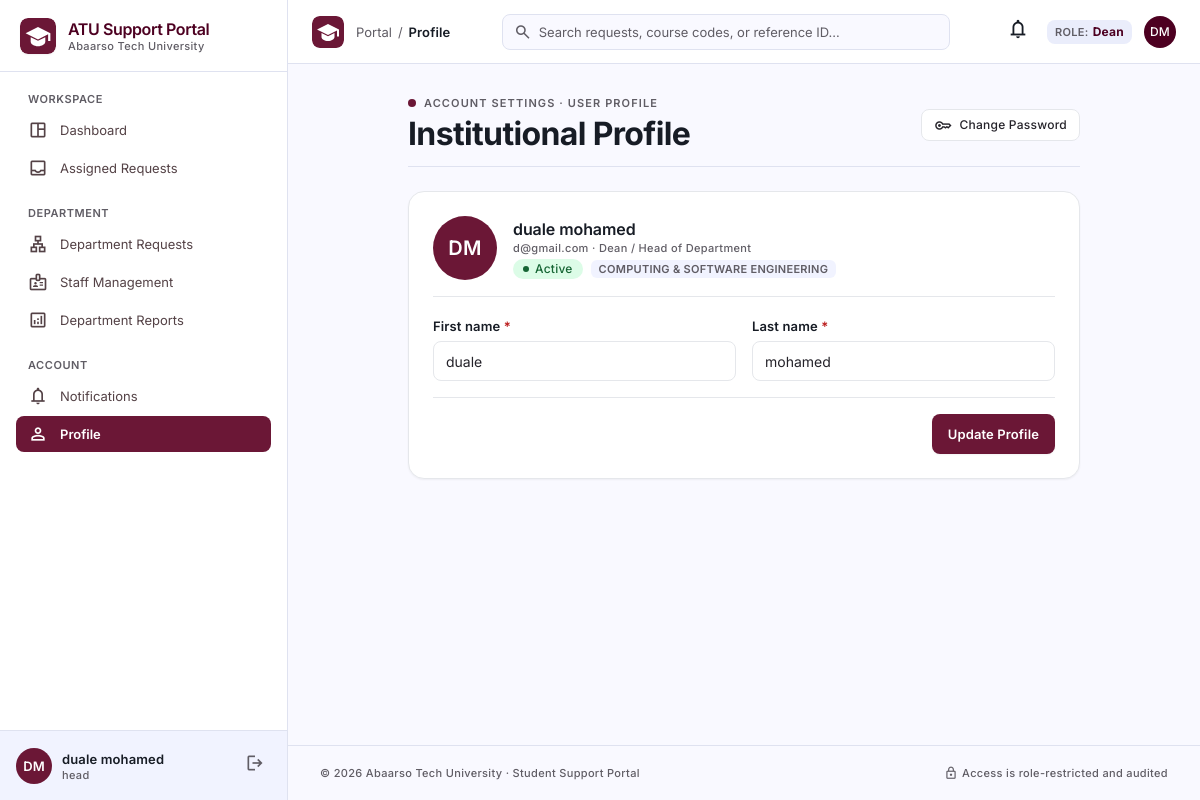
Page /account/profile/ (signed in) on the committed database.
### core/models.py (models this page shows, shortened)
class SiteSettings(models.Model):
    portal_name = models.CharField(max_length=120, default="ATU Support Portal")
    current_term = models.CharField(max_length=60, default="Fall 2026")
    support_email = models.EmailField(default="info@abaarsotechuniversity.org")
    support_hours = models.CharField(max_length=120, default="Sun – Thu: 8:00 AM – 4:30 PM")
    support_location = models.CharField(max_length=200, default="Building A, Academic Services Wing, Room 104")
    sla_days_absence = models.PositiveSmallIntegerField("Absence & leave SLA (days)", default=2)
    sla_days_problem = models.PositiveSmallIntegerField("Student problem SLA (days)", default=5)
    sla_days_late_class = models.PositiveSmallIntegerField("Late class SLA (days)", default=3)
    max_upload_mb = models.PositiveSmallIntegerField("Maximum upload size (MB)", default=10)
    staff_can_decide_absence = models.BooleanField(
        "Department staff may approve/reject absence & leave requests",
        default=False,
        help_text="If off, only deans/heads, the Academic Office and Student Affairs may record decisions.",
    )
    director_can_view_confidential = models.BooleanField(
        "Director of Student Affairs may view confidential cases in other departments",
        default=False,
        help_text="Enable only if university policy authorizes it.",
    )
    max_active_requests_per_student = models.PositiveSmallIntegerField(
        "Max active requests per student",
        default=2,
        help_text="Maximum open requests allowed per student concurrently (default: 2). Set to 0 for unlimited.",
    )
    absence_requires_document = models.BooleanField(
        "Require supporting document for absence/leave",
        default=True,
        help_text="Require students to attach official documentation (medical slip, letter) when submitting absence requests.",
    )
    block_overlapping_absence = models.BooleanField(
        "Block overlapping absence requests",
        default=True,
        help_text="Prevent students from filing duplicate absence requests covering dates already in progress or approved.",
    )
    updated_at = models.DateTimeField(auto_now=True)
    updated_by = models.ForeignKey(settings.AUTH_USER_MODEL, null=True, blank=True, on_delete=models.SET_NULL)
    class Meta:
        verbose_name = "system settings"
        verbose_name_plural = "system settings"
    @classmethod
    def load(cls):
        obj, _ = cls.objects.get_or_create(pk=1)
        return obj

### accounts/models.py (models this page shows, shortened)
class User(AbstractUser):
    class Role(models.TextChoices):
        STUDENT = "student", "Student"
        STAFF = "staff", "Department Staff"
        DEAN = "dean", "Dean / Head of Department"
        ACADEMIC = "academic", "Academic Office"
        DIRECTOR = "director", "Director of Student Affairs"
        SUPERUSER = "superuser", "System Administrator"
    class Status(models.TextChoices):
        PENDING = "pending", "Pending Validation"
        ACTIVE = "active", "Active"
        SUSPENDED = "suspended", "Suspended"
        DEACTIVATED = "deactivated", "Deactivated"
        REJECTED = "rejected", "Rejected"
    email = models.EmailField("institutional email", unique=True)
    role = models.CharField(max_length=20, choices=Role.choices, default=Role.STUDENT, db_index=True)
    department = models.ForeignKey(
        Department, null=True, blank=True, on_delete=models.SET_NULL, related_name="members"
    )
    account_status = models.CharField(max_length=20, choices=Status.choices, default=Status.PENDING, db_index=True)
    must_change_password = models.BooleanField(default=False)
    created_by = models.ForeignKey("self", null=True, blank=True, on_delete=models.SET_NULL, related_name="+")
    validated_by = models.ForeignKey("self", null=True, blank=True, on_delete=models.SET_NULL, related_name="+")
    validated_at = models.DateTimeField(null=True, blank=True)
    status_changed_at = models.DateTimeField(null=True, blank=True)
    objects = PortalUserManager()
    REQUIRED_FIELDS = ["email"]
    class Meta:
        ordering = ["first_name", "last_name"]
    @property
    def display_name(self):
        return self.get_full_name() or self.username
    @property
    def initials(self):
        parts = [p for p in [self.first_name, self.last_name] if p]
        if parts:
            return "".join(p[0] for p in parts[:2]).upper()
        return self.username[:2].upper()
    @property
    def is_student(self):
        return self.role == self.Role.STUDENT
    @property
    def is_sysadmin(self):
        return self.role == self.Role.SUPERUSER
    @cached_property
    def headed_department_ids(self):
        return list(Department.objects.filter(head=self, is_active=True).values_list("id", flat=True))
    @property
    def is_department_head(self):
        return bool(self.headed_department_ids)
    @property
    def role_short(self):
        return {
            self.Role.STUDENT: "Student",
            self.Role.STAFF: "Staff",
            self.Role.DEAN: "Dean",
            self.Role.ACADEMIC: "Academic Office",
            self.Role.DIRECTOR: "Student Affairs",
            self.Role.SUPERUSER: "Superuser",
        }.get(self.role, self.role)
    @property
    def subtitle(self):
        if self.is_student:
            sid = getattr(getattr(self, "student_profile", None), "student_id", "")
            return f"Student · {sid}" if sid else "Student"
        position = getattr(getattr(self, "staff_profile", None), "position", "")
        return position or self.get_role_display()

class StaffProfile(models.Model):
    user = models.OneToOneField(User, on_delete=models.CASCADE, related_name="staff_profile")
    staff_id = models.CharField(max_length=40, blank=True)
    position = models.CharField(max_length=150, blank=True, help_text="Job title, e.g. Academic Coordinator")

class Department(models.Model):
    class Kind(models.TextChoices):
        ACADEMIC = "academic", "Academic Department"
        ACADEMIC_OFFICE = "academic_office", "Academic Office"
        STUDENT_AFFAIRS = "student_affairs", "Student Affairs Office"
        SERVICE = "service", "Administrative / Service Unit"
    name = models.CharField(max_length=150, unique=True)
    code = models.CharField(max_length=20, unique=True, help_text="Short code, e.g. CSE")
    kind = models.CharField(max_length=30, choices=Kind.choices, default=Kind.ACADEMIC)
    description = models.TextField(blank=True)
    head = models.ForeignKey(
        "accounts.User",
        null=True,
        blank=True,
        on_delete=models.SET_NULL,
        related_name="headed_departments",
        help_text="Dean or head of department / office.",
    )
    location = models.CharField(max_length=200, blank=True)
    contact_email = models.EmailField(blank=True)
    is_active = models.BooleanField(default=True)
    created_at = models.DateTimeField(auto_now_add=True)
    class Meta:
        ordering = ["name"]

### accounts/views.py (the view)
# urls.py: path("account/profile/", views.profile, name="profile"),
@login_required
def profile(request):
    form = ProfileForm(request.POST or None, instance=request.user)
    if request.method == "POST" and form.is_valid():
        form.save()
        log_action(request.user, "account.profile_updated", request.user, {}, request)
        messages.success(request, "Profile updated.")
        return redirect("accounts:profile")
    return render(request, "accounts/profile.html", {"form": form})

### templates/accounts/profile.html (shortened to what this page needs)
{% extends "base.html" %}
{% load portal_tags %}
{% block crumb %}Profile{% endblock %}
{% block content %}
<div class="max-w-2xl mx-auto space-y-6 animate-in">
  <div class="flex items-center justify-between pb-3 border-b border-surface-variant">
    <div>
      <div class="flex items-center gap-2">
        <span class="inline-block w-2 h-2 rounded-full bg-primary-container"></span>
        <span class="eyebrow">Account Settings · User Profile</span>
      </div>
      <h1 class="page-title mt-1">Institutional Profile</h1>
    </div>
    <a href="{% url 'accounts:password_change' %}" class="btn-secondary btn-sm">
      <span class="material-symbols-outlined text-[17px]">key</span>
      <span>Change Password</span>
    </a>
  </div>
  <div class="card card-pad shadow-card space-y-5">
    <div class="flex items-center gap-4 pb-4 border-b border-line">
      <div class="avatar w-16 h-16 text-[20px]">{{ user.initials }}</div>
      <div>
        <h2 class="font-title-sm text-title-sm text-on-surface">{{ user.display_name }}</h2>
        <p class="font-caption text-caption text-secondary">{{ user.email }} · {{ user.get_role_display }}</p>
        <div class="mt-1 flex items-center gap-2">
          {% account_badge user %}
          <span class="chip text-[11px]">{{ user.department.name|default:"General Unit" }}</span>
        </div>
      </div>
    </div>
    <form method="post" class="space-y-4" novalidate>
      <div class="grid grid-cols-1 sm:grid-cols-2 gap-4">
        {% include "partials/field.html" with field=form.first_name %}
        {% include "partials/field.html" with field=form.last_name %}
      </div>
      <div class="pt-4 border-t border-line flex items-center justify-end gap-3">
        <button type="submit" class="btn-primary">Update Profile</button>
      </div>
    </form>
  </div>
</div>
{% endblock %}

### templates/base.html (shortened to what this page needs)
{% extends "base_root.html" %}
{% load static portal_tags %}
{% block body %}
<aside id="sidebar" class="fixed left-0 top-0 h-full w-72 bg-white border-r border-surface-variant z-50 flex flex-col justify-between transform -translate-x-full lg:translate-x-0 transition-transform duration-200" aria-label="Main navigation">
  <div class="flex flex-col min-h-0 flex-1">
    <div class="px-5 h-16 lg:h-[4.5rem] flex items-center gap-3 border-b border-surface-variant shrink-0">
      <img src="{% static 'img/favicon.svg' %}" alt="ATU logo" class="h-9 w-9 rounded-lg shadow-sm">
      <div class="flex flex-col min-w-0">
        <span class="font-title-sm text-title-sm text-primary tracking-tight truncate leading-tight">{{ site.portal_name }}</span>
        <span class="font-caption text-caption text-secondary truncate">Abaarso Tech University</span>
      </div>
    </div>
    <nav class="flex-1 overflow-y-auto scroll-thin py-2">
      {% for section, items in nav %}
      <div class="px-4 py-2">
        <div class="px-3 pb-1.5 pt-1 font-caption text-caption uppercase text-secondary font-semibold tracking-wider">{{ section }}</div>
        <div class="flex flex-col gap-0.5">
          {% for label, url_name, icon, prefix in items %}
          {% nav_active prefix as active %}
          <a href="{% url url_name %}" class="nav-link {% if active %}nav-link-active{% endif %}" {% if active %}aria-current="page"{% endif %} id="nav-{{ url_name|slugify }}">
            <span class="material-symbols-outlined text-[20px]">{{ icon }}</span>
            <span class="flex-1">{{ label }}</span>
          </a>
          {% endfor %}
        </div>
      </div>
      {% endfor %}
    </nav>
  </div>
  <div class="p-4 border-t border-surface-variant bg-surface-container-low shrink-0">
    <div class="flex items-center justify-between gap-2">
      <a href="{% url 'accounts:profile' %}" class="flex items-center gap-2.5 min-w-0 group">
        <div class="avatar w-9 h-9">{{ user.initials }}</div>
        <div class="flex flex-col min-w-0">
          <span class="font-label-md text-label-md text-on-surface truncate group-hover:text-primary-container">{{ user.display_name }}</span>
          <span class="font-caption text-caption text-secondary truncate">{{ user.subtitle }}</span>
        </div>
      </a>
      <form method="post" action="{% url 'accounts:logout' %}">{% csrf_token %}
        <button type="submit" class="text-secondary hover:text-error transition-colors p-1.5 rounded-lg hover:bg-error-container" title="Sign out" id="sidebar-logout">
          <span class="material-symbols-outlined text-[20px]">logout</span>
        </button>
      </form>
    </div>
  </div>
</aside>
<div class="lg:pl-72 min-h-screen flex flex-col">
  <header class="fixed top-0 left-0 lg:left-72 right-0 h-16 bg-white/90 backdrop-blur border-b border-surface-variant z-30 flex items-center gap-3 px-4 sm:px-6">
    <div class="hidden md:flex items-center gap-3 min-w-0">
      <img src="{% static 'img/favicon.svg' %}" alt="" class="h-8 w-8 rounded-lg">
      <nav class="flex items-center gap-1.5 font-body-sm text-body-sm text-secondary min-w-0" aria-label="Breadcrumb">
        <a href="{% url 'core:dashboard' %}" class="hover:text-on-surface">Portal</a>
        <span>/</span>
        <span class="text-on-surface font-label-md text-label-md truncate">{% block crumb %}Overview{% endblock %}</span>
      </nav>
    </div>
    <form action="{% if user.is_sysadmin %}{% url 'accounts:user_list' %}{% else %}{% url 'cases:search' %}{% endif %}" method="get" class="flex-1 max-w-md mx-auto" role="search">
      <label class="relative flex items-center">
        <span class="material-symbols-outlined absolute left-3 text-secondary text-[18px]">search</span>
        <input type="search" name="q" id="global-search" value="{{ request.GET.q|default:'' }}" class="w-full pl-9 pr-3 h-9 bg-background border border-surface-variant rounded-lg font-body-sm text-body-sm focus:outline-none focus:border-primary-container focus:ring-[3px] focus:ring-primary-container/10 placeholder:text-secondary"
               placeholder="{% if user.is_sysadmin %}Search users by name, email or ID…{% else %}Search requests, course codes, or reference ID…{% endif %}">
      </label>
    </form>
    <div class="flex items-center gap-2 sm:gap-3">
      <a href="{% url 'core:notifications' %}" class="relative p-1.5 rounded-full hover:bg-surface-container transition-colors" aria-label="Notifications" id="header-notifications">
        <span class="material-symbols-outlined text-[22px]">notifications</span>
      </a>
      <span class="hidden sm:flex items-center gap-1 bg-surface-container px-2 py-1 rounded-lg">
        <span class="font-caption text-caption text-secondary uppercase font-semibold">Role:</span>
        <span class="font-label-sm text-label-sm text-primary font-bold">{{ user.role_short }}</span>
      </span>
      <div class="relative">
        <button data-dropdown-toggle class="w-8 h-8 rounded-full bg-primary text-on-primary flex items-center justify-center font-label-sm text-label-sm" aria-label="Account menu" id="account-menu">
          {{ user.initials }}
        </button>
      </div>
    </div>
  </header>
  <main class="flex-1 pt-16">
    <div class="px-4 sm:px-6 lg:px-8 py-6 lg:py-8 max-w-[1400px] mx-auto w-full">
      {% block content %}{% endblock %}
    </div>
  </main>
  <footer class="no-print px-4 sm:px-8 py-5 border-t border-surface-variant text-center sm:text-left flex flex-col sm:flex-row items-center justify-between gap-2 font-caption text-caption text-secondary">
    <span>© {% now "Y" %} Abaarso Tech University · Student Support Portal</span>
    <span class="flex items-center gap-1"><span class="material-symbols-outlined text-[14px]">lock</span>Access is role-restricted and audited</span>
  </footer>
</div>
{% endblock %}

### templates/partials/field.html (shortened to what this page needs)
{% if field.is_hidden %}{{ field }}{% else %}
<div class="{{ wrapper_class|default:'' }}">
  {% if field.widget_type == "checkbox" %}
  <label for="{{ field.id_for_label }}" class="flex items-start gap-2.5 cursor-pointer">
    {{ field }}
    <span class="font-body-sm text-body-sm text-on-surface leading-snug">{{ field.label }}</span>
  </label>
  {% else %}
  <div class="flex items-baseline justify-between gap-2">
    <label for="{{ field.id_for_label }}" class="label">{{ field.label }}{% if field.field.required %} <span class="text-error">*</span>{% endif %}</label>
  </div>
  {{ field }}
  {% endif %}
</div>
{% endif %}

### rows in the picture
SiteSettings: portal_name "ATU Support Portal"
User: initials "DM", display_name "duale mohamed", subtitle "head", role_short "Dean", email "d@gmail.com", role "Dean / Head of Department", account_status "Active", department.name "COMPUTING & SOFTWARE ENGINEERING", first_name "duale", last_name "mohamed"

### other values in the picture
{{ section }} "WORKSPACE" "DEPARTMENT" "ACCOUNT"
{{ label }} "Dashboard" "Assigned Requests" "Department Requests" "Staff Management" "Department Reports" "Notifications" "Profile"
{{ field.label }} "First name Last name"
